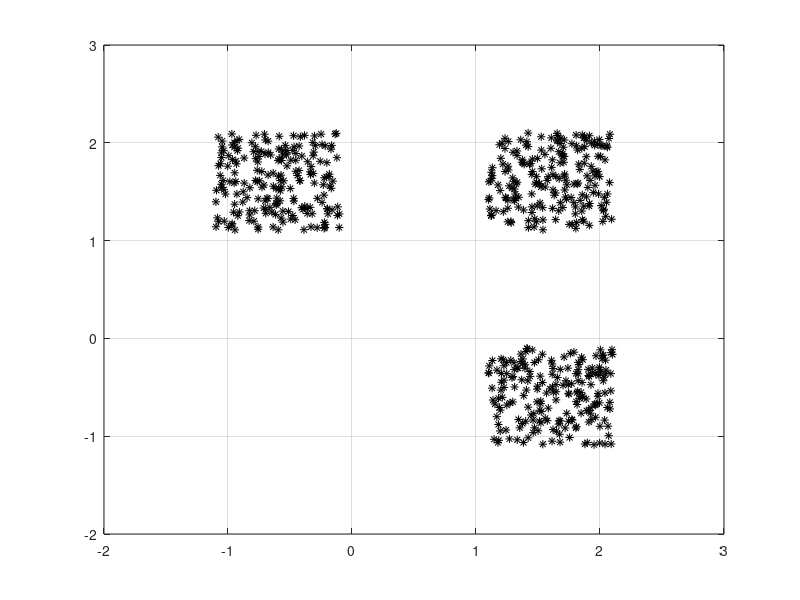

The MATLAB script that drew this image: (Note: this script raises an error after producing the figure.)
close all, clear all, clc, format compact

% number of samples of each cluster
K = 200;
% offset of classes
q = 1.1;
% define 4 clusters of input data
P = [rand(1,K)-q rand(1,K)+q rand(1,K)+q;
     rand(1,K)+q rand(1,K)+q rand(1,K)-q];
% plot clusters
figure
plot(P(1,:),P(2,:),'k*')
hold on
grid on
hold off
%%

% SOM parameters`
dimensions   = [10 10];
coverSteps   = 100;
initNeighbor = 4;
topologyFcn  = 'hextop';
distanceFcn  = 'linkdist';

% define net
net = selforgmap(dimensions,coverSteps,initNeighbor,topologyFcn,distanceFcn);
plotsomtop(net)

%%
% train
[net,Y] = train(net,P);

%%
% plot input data and SOM weight positions
plotsomtop(net)
plotsompos(net,P);
grid on

% plot SOM neighbor distances
plotsomnd(net)

% plot for each SOM neuron the number of input vectors that it classifies
figure
h = plotsomhits(net,P)
